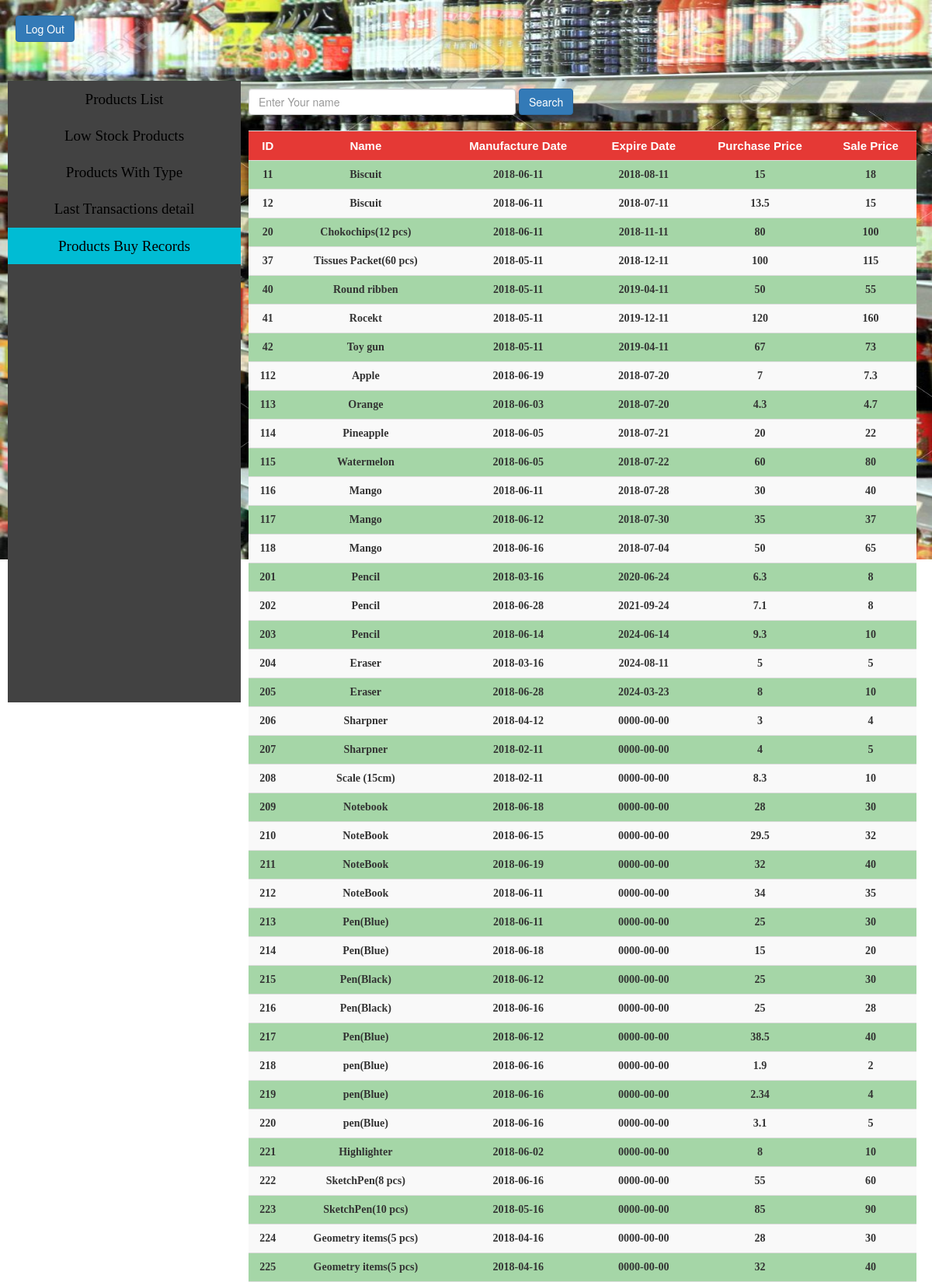
The app's page /SHOP/c5buyrecord.php (upper part) with its own data.
### tables this page shows
create table products 
(
	pro_id int,
	pro_name varchar(128),
    pro_manu_date date not null,
    pro_expire_dat date ,
    pro_pur_price float,
    pro_sal_price float,    
    primary key(pro_id)
);

### SHOP/c5buyrecord.php (the view, shortened to what this page needs)
<!DOCTYPE html>
<html lang="en">
  <head>
      <link rel="stylesheet" type="text/css" href="admincss.css">
      <link href="css/bootstrap.min.css" rel="stylesheet">
  </head>
  <body>
  <?php
    require 'connect.inc.php';
    $query="select * from products";
    $empnm=$query_run="";
    if(isset($_POST['searchbtn']))
    {
      $empnm=$_POST['empsearch'];
      $query="select * from products where pro_name like '%$empnm%' ";
      if (empty($_POST["empsearch"]))
      {
          $query="select * from products";
      }
    }
    else
    {
      $query="select * from products";
    }
    $query_run=mysqli_query($conn,$query);
  ?>
    <a href="index.php"><input type="button" class="btn btn-primary" value="Log Out" id="lgout"></a>
    <br><br>
    <ul class="nav">
      <li><a href="customerpage.php"  >Products List</a></li>
      <li><a href="c2lowstock.php">Low Stock Products</a></li>
      <li><a href="c3protype.php">Products With Type</a></li>
      <li><a href="c4tran.php">Last Transactions detail</a></li>
      <li><a href="c5buyrecord.php" class="active">Products Buy Records</a></li>
    </ul>
    <div class="sidebar">
          <form class="form-inline" action="c5buyrecord.php" method="POST">
                    <input type="text" name="empsearch" size="40" class="form-control"  placeholder="Enter Your name ">
                    <button type="submit" class="btn btn-primary nav-button" name="searchbtn" value="<?php echo $empnm; ?>">Search</button>
          </form><br>
          <table class="table table-striped">
            <tr>
              <td class="head"> ID </td>
              <td class="head"> Name </td>
              <td class="head"> Manufacture Date </th>
              <td class="head"> Expire Date </th>
              <td class="head"> Purchase Price </th>
              <td class="head"> Sale Price </th>
            </tr>
            <?php while($row=mysqli_fetch_assoc($query_run)):?>
            <tr>
                <td><?php echo $row['pro_id']?></td>
                <td><?php echo $row['pro_name']?></td>
                <td><?php echo $row['pro_manu_date']?></td>
                <td><?php echo $row['pro_expire_dat']?></td>
                <td><?php echo $row['pro_pur_price']?></td>
                <td><?php echo $row['pro_sal_price']?></td>
            </tr>
          <?php endwhile;?>
          </table>
    </div>
  </body>
</html>

### SHOP/admincss.css (style rules this page uses)
body { background-image:url(shop2.jpg); font-size: 10px; height: 100px; background-size: 1600px 720px; background-attachment: fixed; background-repeat:no-repeat; font-family:serif; }
#lgout { margin: 20px 0px 20px 20px; }
ul.nav { list-style-type: none; float: left; top: 5px; width: 25%; overflow: auto; height: 800%; margin: 10px; padding: 0px; background-color: #424242; }
td { text-align:center; font-size: 14px; font-weight: bold; font-family: comic sans ms; }
.head { font-weight: bolder; font-size: 15px; font-family: Helvetica; color: white; text-align: center; background-color:#E53935; }
tr:nth-child(even) { background: #A5D6A7; }
.nav li a { display: block; text-decoration: none; text-align: center; color: black; padding: 5px; font-size: 19px; font-family: verdana; }
.sidebar { margin-left: 25%; padding: 20px; height:800%; }
.active { background-color: #00BCD4; color: red; }

### records on screen
products: pro_id "11", pro_name "Biscuit", pro_manu_date "2018-06-11", pro_expire_dat "2018-08-11", pro_pur_price "15", pro_sal_price "18"
products: pro_id "12", pro_name "Biscuit", pro_manu_date "2018-06-11", pro_expire_dat "2018-07-11", pro_pur_price "13.5", pro_sal_price "15"
products: pro_id "20", pro_name "Chokochips(12 pcs)", pro_manu_date "2018-06-11", pro_expire_dat "2018-11-11", pro_pur_price "80", pro_sal_price "100"
products: pro_id "37", pro_name "Tissues Packet(60 pcs)", pro_manu_date "2018-05-11", pro_expire_dat "2018-12-11", pro_pur_price "100", pro_sal_price "115"
products: pro_id "40", pro_name "Round ribben", pro_manu_date "2018-05-11", pro_expire_dat "2019-04-11", pro_pur_price "50", pro_sal_price "55"
products: pro_id "41", pro_name "Rocekt", pro_manu_date "2018-05-11", pro_expire_dat "2019-12-11", pro_pur_price "120", pro_sal_price "160"
products: pro_id "42", pro_name "Toy gun", pro_manu_date "2018-05-11", pro_expire_dat "2019-04-11", pro_pur_price "67", pro_sal_price "73"
products: pro_id "112", pro_name "Apple", pro_manu_date "2018-06-19", pro_expire_dat "2018-07-20", pro_pur_price "7", pro_sal_price "7.3"
products: pro_id "113", pro_name "Orange", pro_manu_date "2018-06-03", pro_expire_dat "2018-07-20", pro_pur_price "4.3", pro_sal_price "4.7"
products: pro_id "114", pro_name "Pineapple", pro_manu_date "2018-06-05", pro_expire_dat "2018-07-21", pro_pur_price "20", pro_sal_price "22"
products: pro_id "115", pro_name "Watermelon", pro_manu_date "2018-06-05", pro_expire_dat "2018-07-22", pro_pur_price "60", pro_sal_price "80"
products: pro_id "116", pro_name "Mango", pro_manu_date "2018-06-11", pro_expire_dat "2018-07-28", pro_pur_price "30", pro_sal_price "40"
products: pro_id "117", pro_name "Mango", pro_manu_date "2018-06-12", pro_expire_dat "2018-07-30", pro_pur_price "35", pro_sal_price "37"
products: pro_id "118", pro_name "Mango", pro_manu_date "2018-06-16", pro_expire_dat "2018-07-04", pro_pur_price "50", pro_sal_price "65"
products: pro_id "201", pro_name "Pencil", pro_manu_date "2018-03-16", pro_expire_dat "2020-06-24", pro_pur_price "6.3", pro_sal_price "8"
products: pro_id "202", pro_name "Pencil", pro_manu_date "2018-06-28", pro_expire_dat "2021-09-24", pro_pur_price "7.1", pro_sal_price "8"
products: pro_id "203", pro_name "Pencil", pro_manu_date "2018-06-14", pro_expire_dat "2024-06-14", pro_pur_price "9.3", pro_sal_price "10"
products: pro_id "204", pro_name "Eraser", pro_manu_date "2018-03-16", pro_expire_dat "2024-08-11", pro_pur_price "5", pro_sal_price "5"
products: pro_id "205", pro_name "Eraser", pro_manu_date "2018-06-28", pro_expire_dat "2024-03-23", pro_pur_price "8", pro_sal_price "10"
products: pro_id "206", pro_name "Sharpner", pro_manu_date "2018-04-12", pro_expire_dat "0000-00-00", pro_pur_price "3", pro_sal_price "4"
products: pro_id "207", pro_name "Sharpner", pro_manu_date "2018-02-11", pro_expire_dat "0000-00-00", pro_pur_price "4", pro_sal_price "5"
products: pro_id "208", pro_name "Scale (15cm)", pro_manu_date "2018-02-11", pro_expire_dat "0000-00-00", pro_pur_price "8.3", pro_sal_price "10"
products: pro_id "209", pro_name "Notebook", pro_manu_date "2018-06-18", pro_expire_dat "0000-00-00", pro_pur_price "28", pro_sal_price "30"
products: pro_id "210", pro_name "NoteBook", pro_manu_date "2018-06-15", pro_expire_dat "0000-00-00", pro_pur_price "29.5", pro_sal_price "32"
products: pro_id "211", pro_name "NoteBook", pro_manu_date "2018-06-19", pro_expire_dat "0000-00-00", pro_pur_price "32", pro_sal_price "40"
products: pro_id "212", pro_name "NoteBook", pro_manu_date "2018-06-11", pro_expire_dat "0000-00-00", pro_pur_price "34", pro_sal_price "35"
products: pro_id "213", pro_name "Pen(Blue)", pro_manu_date "2018-06-11", pro_expire_dat "0000-00-00", pro_pur_price "25", pro_sal_price "30"
products: pro_id "214", pro_name "Pen(Blue)", pro_manu_date "2018-06-18", pro_expire_dat "0000-00-00", pro_pur_price "15", pro_sal_price "20"
products: pro_id "215", pro_name "Pen(Black)", pro_manu_date "2018-06-12", pro_expire_dat "0000-00-00", pro_pur_price "25", pro_sal_price "30"
products: pro_id "216", pro_name "Pen(Black)", pro_manu_date "2018-06-16", pro_expire_dat "0000-00-00", pro_pur_price "25", pro_sal_price "28"
products: pro_id "217", pro_name "Pen(Blue)", pro_manu_date "2018-06-12", pro_expire_dat "0000-00-00", pro_pur_price "38.5", pro_sal_price "40"
products: pro_id "218", pro_name "pen(Blue)", pro_manu_date "2018-06-16", pro_expire_dat "0000-00-00", pro_pur_price "1.9", pro_sal_price "2"
products: pro_id "219", pro_name "pen(Blue)", pro_manu_date "2018-06-16", pro_expire_dat "0000-00-00", pro_pur_price "2.34", pro_sal_price "4"
products: pro_id "220", pro_name "pen(Blue)", pro_manu_date "2018-06-16", pro_expire_dat "0000-00-00", pro_pur_price "3.1", pro_sal_price "5"
products: pro_id "221", pro_name "Highlighter", pro_manu_date "2018-06-02", pro_expire_dat "0000-00-00", pro_pur_price "8", pro_sal_price "10"
products: pro_id "222", pro_name "SketchPen(8 pcs)", pro_manu_date "2018-06-16", pro_expire_dat "0000-00-00", pro_pur_price "55", pro_sal_price "60"
products: pro_id "223", pro_name "SketchPen(10 pcs)", pro_manu_date "2018-05-16", pro_expire_dat "0000-00-00", pro_pur_price "85", pro_sal_price "90"
products: pro_id "224", pro_name "Geometry items(5 pcs)", pro_manu_date "2018-04-16", pro_expire_dat "0000-00-00", pro_pur_price "28", pro_sal_price "30"
products: pro_id "225", pro_name "Geometry items(5 pcs)", pro_manu_date "2018-04-16", pro_expire_dat "0000-00-00", pro_pur_price "32", pro_sal_price "40"
